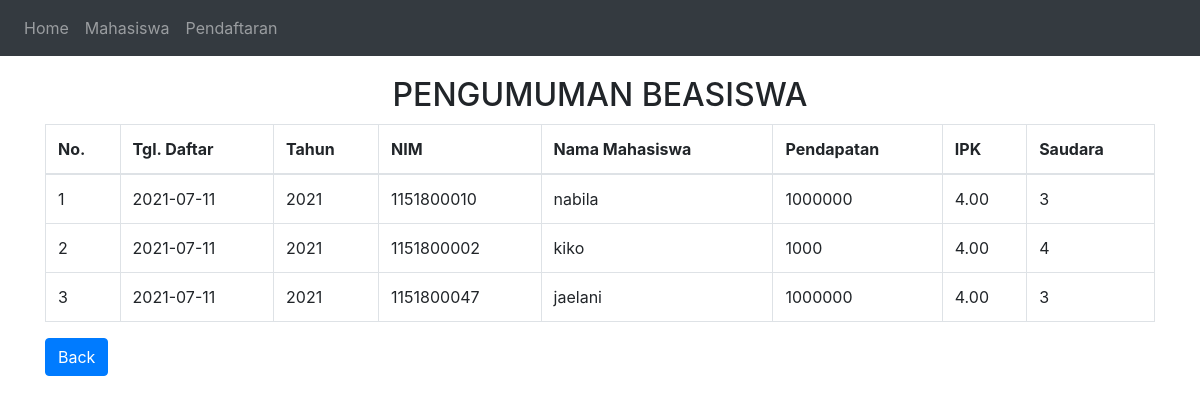
/?page=perangkingan, run on the app's committed database.
### tables this page shows
CREATE TABLE `pendaftaran` (
  `iddaftar` int(11) NOT NULL,
  `tgldaftar` date NOT NULL,
  `tahun` varchar(4) NOT NULL,
  `nim` varchar(11) NOT NULL,
  `pendapatan` int(8) NOT NULL,
  `ipk` decimal(3,2) NOT NULL,
  `saudara` int(2) NOT NULL
);

CREATE TABLE `mahasiswa` (
  `nim` varchar(11) NOT NULL,
  `nmmahasiswa` varchar(500) NOT NULL,
  `alamat` varchar(500) NOT NULL,
  `telp` varchar(15) NOT NULL
);

### tampil_perangkingan.php (the view, shortened to what this page needs)
<h2 align="center">PENGUMUMAN BEASISWA</h2>
<table class="table table-bordered"  style="margin-top: 10px" id="myTables">
    <thead>
      <tr>
        <th>No.</th>
        <th>Tgl. Daftar</th>
        <th>Tahun</th>
        <th>NIM</th>
        <th> Nama Mahasiswa </th>
        <th>Pendapatan</th>
        <th>IPK</th>
        <th>Saudara</th>
      </tr>
    </thead>
    <tbody>
    <?php
    $i=1;
      $sql = "SELECT pendaftaran.iddaftar,pendaftaran.tgldaftar,pendaftaran.tahun,pendaftaran.nim,mahasiswa.nmmahasiswa,pendaftaran.pendapatan,pendaftaran.ipk,pendaftaran.saudara
              FROM pendaftaran INNER JOIN mahasiswa ON pendaftaran.nim=mahasiswa.nim
              WHERE ipk>=3.00 AND saudara>=2 AND pendapatan<=1000000 ORDER BY iddaftar DESC LIMIT 10";
      $result = $conn->query($sql);
      while($row = $result->fetch_assoc()) {
    ?>
     <tr>
      <td><?php echo $i++; ?></td>
      <td><?php echo $row['tgldaftar']; ?></td>
      <td><?php echo $row['tahun']; ?></td>
      <td><?php echo $row['nim']; ?></td>
      <td><?php echo $row['nmmahasiswa']; ?></td>
      <td><?php echo $row['pendapatan']; ?></td>
      <td><?php echo $row['ipk']; ?></td>
      <td><?php echo $row['saudara']; ?></td>
     </tr>
 <?php
     }
 ?>
   </tbody>
</table>
<a class="btn btn-primary" href="?page=pendaftaran" style="margin-bottom: 10px">Back</a>

### data on the page
pendaftaran: tgldaftar "2021-07-11", tahun "2021", nim "1151800010", mahasiswa.nmmahasiswa "nabila", pendapatan "1000000", ipk "4.00", saudara "3"
pendaftaran: tgldaftar "2021-07-11", tahun "2021", nim "1151800002", mahasiswa.nmmahasiswa "kiko", pendapatan "1000", ipk "4.00", saudara "4"
pendaftaran: tgldaftar "2021-07-11", tahun "2021", nim "1151800047", mahasiswa.nmmahasiswa "jaelani", pendapatan "1000000", ipk "4.00", saudara "3"
